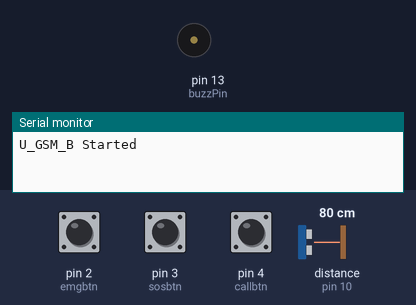
This sketch was run on a simulated Arduino Uno, built with avr-gcc and run on an emulated ATmega328P. On the bench: buzzer (waves = sounding), the last lines printed to the serial monitor. Wiring (inferred from the names in the program): ultrasonic range finder: trigger pin 9; echo pin 10. The inputs (shaded band) are chosen by the test bench; at power-on: distance to the obstacle (sensor on pin 10) 80 cm, pin 3 (sosbtn) LOW, pin 2 (emgbtn) LOW, pin 4 (callbtn) LOW. The echo pulse lasts 58.3 µs per cm; the modem accepts every AT command (registered, SIM ready, sends succeed) and sends nothing else.

Above: at 1.05 s.
1.3 s: distance to the obstacle (sensor on pin 10) set to 4 cm
At 2.3 s:
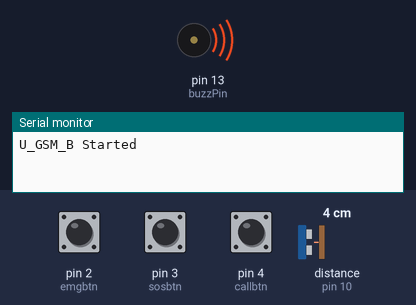
3.1 s: pin 3 (sosbtn) pulled HIGH for 0.4 s
At 3.6 s:
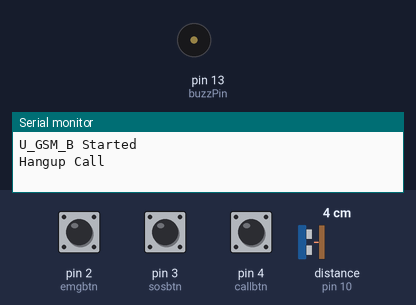
5.6 s: pin 2 (emgbtn) pulled HIGH for 0.4 s
At 6.9 s:
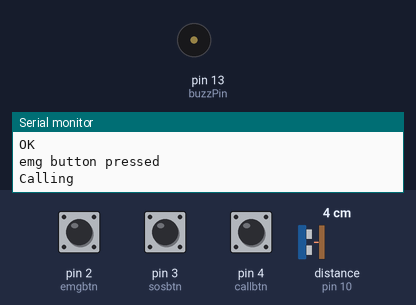
Timing chart, 0 to 8.6 s (numbered marks = the images above; inputs shaded):
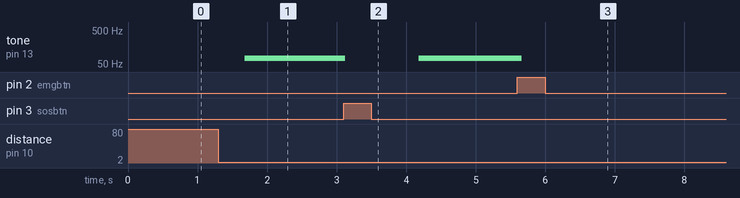

Measured:
- after the input at 1.3 s, tone on pin 13 (buzzPin): silent → 74 Hz after 0.38 s
- after the input at 3.1 s, tone on pin 13 (buzzPin): 74 Hz → silent at once, → 74 Hz 1.1 s later
- after the input at 5.6 s, tone on pin 13 (buzzPin): 74 Hz → silent after 0.06 s

The sketch:

U_GSM_B.ino
```cpp
#include <SoftwareSerial.h>
SoftwareSerial mySerial(11, 12);
char msg;
char call;
String lat="16.697833",lng="74.197150";

// Define pins for ultrasonic and buzze
int const trigPin = 9;
int const echoPin = 10;
int const buzzPin = 13;

// constants won't change. They're used here to set pin numbers:
int const sosbtn = 3;
int const emgbtn = 2;
int const callbtn = 4; // the number of the pushbutton pin


// variables will change:
int emgState = 0;         // variable for reading the pushbutton status
int callState = 0;
int sosstate = 0;

int tag=0;


void setup()
{
  Serial.begin(9600);
  mySerial.begin(9600);
  // initialize the pushbutton pin as an input:
  pinMode(emgbtn, INPUT);
  pinMode(callbtn, INPUT);
  pinMode(sosbtn, INPUT);


  pinMode(trigPin, OUTPUT); // trig pin will have pulses output
  pinMode(echoPin, INPUT); // echo pin should be input to get pulse width
  pinMode(buzzPin, OUTPUT); // buzz pin is output to control buzzering

  Serial.println("U_GSM_B Started");
}


void loop()
{
    obstacleDetect();

  // read the state of the pushbutton value:
  emgState = digitalRead(emgbtn);
  callState = digitalRead(callbtn);
  sosstate = digitalRead(sosbtn);

  // check if the pushbutton is pressed. If it is, the buttonState is HIGH:
  if (emgState == HIGH) {
    Serial.println("emg button pressed");

     mySerial.println("ATD+917972304558;"); // ATDxxxxxxxxxx; -- watch out here for semicolon at the end!!
     Serial.println("Calling  "); // print response over serial port


      delay(10000);
      mySerial.println("AT+CMGF=1");    //Sets the GSM Module in Text Mode
      delay(1000);  // Delay of 1000 milli seconds or 1 second
      mySerial.println("AT+CMGS=\"+917972304558\"\r"); // Replace x with mobile number
      delay(1000);
      //mySerial.println("I am in emergency!! Location at:https://maps.google.com/?q="+(lat)+","+(lng));// The SMS text you want to send
      mySerial.println("I am in emergency! Location at:https://maps.google.com/?q=18.53563,73.82988");// The SMS text you want to send
      delay(1000);
       mySerial.println((char)26);// ASCII code of CTRL+Z
      delay(1000);
  }

  if (sosstate == HIGH) {
      if(tag==0)
      {
            HangupCall();
            tag=1;
      }
      else
      {
     // mySerial.println("ATD+100;"); // ATDxxxxxxxxxx; -- watch out here for semicolon at the end!!
      Serial.println("Calling  police"); // print response over serial port
      delay(1000);
      tag=0;
      }
  }

  if (callState == HIGH) {
      mySerial.println("ATA");
      delay(1000);
      {
          call=mySerial.read();
          Serial.print(call);
      }
  }

     if (mySerial.available()>0)
     Serial.write(mySerial.read());

}

void HangupCall()
{
  mySerial.println("ATH");
  Serial.println("Hangup Call");
  delay(1000);
}

void obstacleDetect()
{
   // Duration will be the input pulse width and distance will be the distance to the obstacle in centimeters
  int duration, distance;
  // Output pulse with 1ms width on trigPin
  digitalWrite(trigPin, HIGH);
  delay(1);
  digitalWrite(trigPin, LOW);
  // Measure the pulse input in echo pin
  duration = pulseIn(echoPin, HIGH);
  // Distance is half the duration devided by 29.1 (from datasheet)
  distance = (duration/2) / 29.1;
  //Serial.println(distance);
  // if distance less than 0.5 meter and more than 0 (0 or less means over range)
    if (distance <= 120 && distance >=2) {
      // Buzz
      digitalWrite(buzzPin, HIGH);
      delay(distance*2);
      digitalWrite(buzzPin, LOW);
      delay(distance*2);
     // delay(60);
    }
    else {
      // Don't buzz
      digitalWrite(buzzPin, LOW);
    }
}
```
